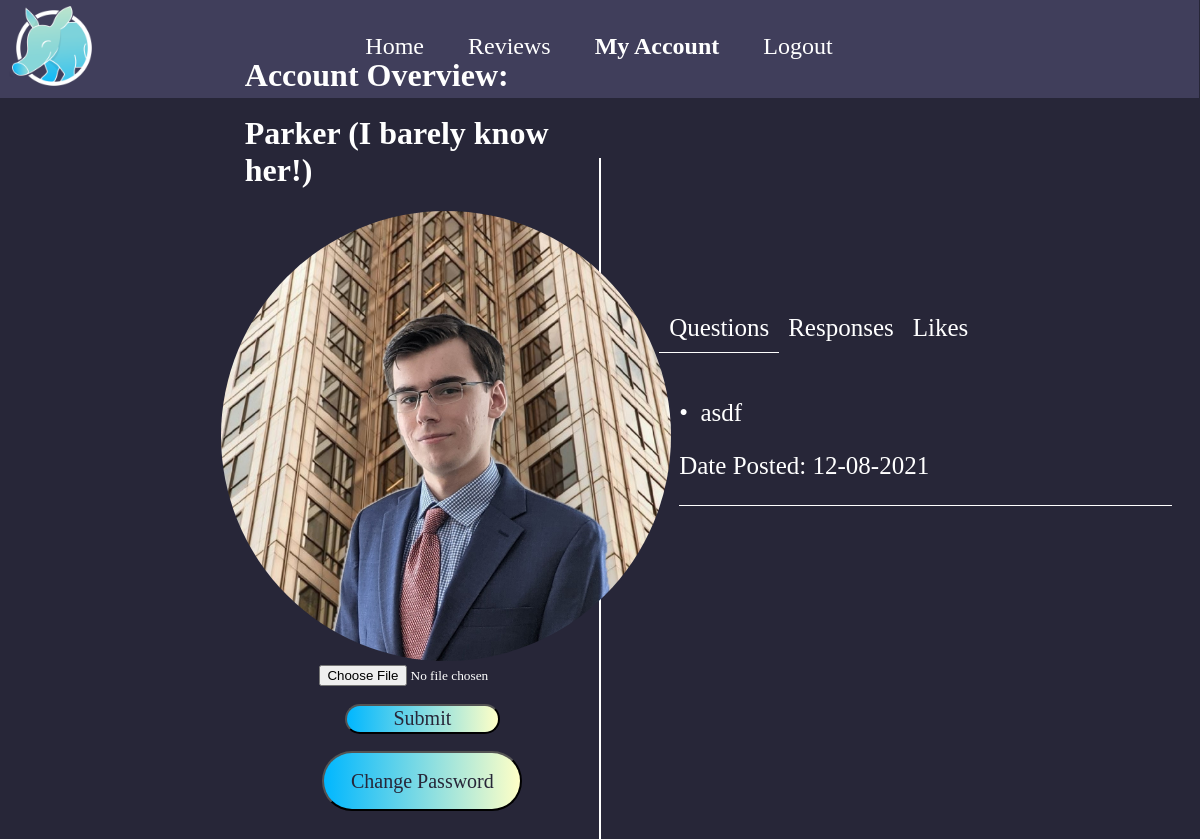
The app's page /profile (signed in) with its own data.
### models.py (models this page shows, shortened)
class User(db.Model):
    id = db.Column("id", db.Integer, primary_key=True)
    name = db.Column("name", db.String(100))
    email = db.Column("email", db.String(100))
    password = db.Column("password", db.String(50), nullable=False)
    registered_on = db.Column(db.DateTime, nullable=False)
    questions = db.relationship("Question", backref="user", lazy=True)
    comments = db.relationship("Comment", backref="user", lazy=True)
    filename = db.Column("filename", db.String(150), nullable=False, server_default='LDance.gif')
    liked = db.relationship("Like", foreign_keys="Like.user_id", backref="user", lazy='dynamic')

class Question(db.Model):
    id = db.Column("id", db.Integer, primary_key=True)
    header = db.Column("header", db.String(300))
    body = db.Column("body", db.String(10000))
    date = db.Column("date", db.String(50))
    topics = db.Column("topics", db.String(10))
    user_id = db.Column(db.Integer, db.ForeignKey("user.id"), nullable=False)
    comments = db.relationship("Comment", backref="question", cascade="all, delete-orphan", lazy=True)

### routing.py (the view)
@app.route('/profile')
def profile():
    if session.get('user'):
        my_user = db.session.query(User).filter_by(id=session['user_id'])
        my_questions = db.session.query(Question).filter(Question.user_id == session['user_id']).all()
        my_comments = db.session.query(Comment).filter(Comment.user_id == session['user_id']).all()
        return render_template('profile.html', questions=my_questions, comments=my_comments,
                               user_id=my_user, user=session['user'])
    else:
        return redirect(url_for('login'))

### templates/profile.html (shortened to what this page needs)
<!DOCTYPE html>
<html lang="en">
    <head>
        <link rel="stylesheet" type="text/css" href="{{ url_for('static', filename='css/style.css') }}" />
    </head>
    <body class="profileBody">
        <div class="header">
            <a href="{{ url_for('questions') }}">
                <img src="../static/Images/AardvarkLogo.png" alt="Aardvark Answers Logo" class="logo">
            </a>
            <div class="navLinks">
                <a href="{{ url_for('questions') }}">
                    <h2 class="nav">Home</h2>
                </a>&nbsp;&nbsp;&nbsp;&nbsp;&nbsp;&nbsp;&nbsp;&nbsp;&nbsp;
                <a href="{{ url_for('reviews') }}">
                    <h2 class="nav">Reviews</h2>
                </a>&nbsp;&nbsp;&nbsp;&nbsp;&nbsp;&nbsp;&nbsp;&nbsp;&nbsp;
                <a href="{{ url_for('profile') }}">
                    <h2 class="navCurrent">My Account</h2>
                </a>&nbsp;&nbsp;&nbsp;&nbsp;&nbsp;&nbsp;&nbsp;&nbsp;&nbsp;
                <a href="{{ url_for('logout') }}">
                    <h2 class="nav">Logout</h2>
                </a>
            </div>
        </div>
        <div class="wrapper">
        </div>
        <div class="leftSide">
            <h1>Account Overview:</h1>
            <h1>{% if user %}{{ user }}{% endif %}</h1>
                {% for user in user_id %}
                    <img src="{{ url_for('static', filename='Images/' + user.filename) }}" class="profilePic" alt="Profile Picture">
                {% endfor %}
            <form action="{{ url_for('uploadProfileImage') }}" method="POST" enctype="multipart/form-data" >
                <input type="file" name="file" id="imgUpload" accept="image/png, image/jpeg, image/jpg, image/gif" class="custom-file-input"></span>
                <input type="submit">
            </form>
            <form action="{{ url_for('register', user_id=user_id) }}" method="GET">
                <button class="profileButton">Change Password</button>
            </form>
        </div>
        <div class="rightSide">
            <div class="tabs">
                <div class="tab">
                    <label for="tab-1" class="tab">Questions</label>
                    <div class="content">
                        {% for question in questions %}
                            <p><a href="{{ url_for('view_question', question_id=question.id) }}">&#8226;&nbsp;&nbsp;{{ question.header }}</a></p>
                            <p>Date Posted: {{ question.date }}</p>
                            <div class="divider"></div>
                        {% endfor %}
                    </div>
                </div>
                <div class="tab">
                    <label for="tab-2" class="tab">Responses</label>
                    <div class="content">
                    </div>
                </div>
                <div class="tab">
                    <label for="tab-3" class="tab">Likes</label>
                    <div class="content">
                    </div>
                </div>
            </div>
        </div>
    </body>
</html>

### static/css/style.css (style rules this page uses)
body { background-color: #272638; }
.logo { display: block; margin-top: 5px; margin-left: 5px; margin-right: auto; max-width: 100px; max-height: 100px; position: relative; }
.header { width: 100vw; height: 100px; background-color: #403e5b; margin-left: -9px; margin-top: -10px; }
.nav { display: inline; color: white; font-weight: normal; font-family: fontLight; }
.navLinks { position: relative; margin-top: -65px; color: white; text-align-last: center; }
.navCurrent { display: inline; color: white; font-family: fontBold; }
.wrapper { height: 90vh; }
.leftSide { margin-top: -90vh; margin-left: 20%; color: white; font-family: fontLight; width: 30%; }
.rightSide { margin-top: -45%; margin-left: 55%; position:relative; color: white; font-family: fontLight; }
.profilePic { position: relative; width: 450px; height: 450px; border-radius: 50%; margin-left: -2vw; }
.leftSide h2, input { margin-left: -5%; }
a { text-decoration: none; color: white; }
.divider { position: relative; background-color: white; margin-left: auto; margin-right: auto; width: 100%; height: 1px; }
p { font-family: fontLight; text-align: left; }
.wrapper { position: relative; }
.profileButton { display: block; background: linear-gradient(to right, #00b7ff, #ffffc7); position: relative; margin-right: auto; margin-left: auto; margin-top: 0%; border-radius: 40px; color: #272638; height: 3%; width: 12.5%; outline: white; font-family: fontBold; font-size: 20px; height: 60px; width: 200px; cursor: pointer; }
.tabs { position: relative; min-height: 200px; clear: both; margin: 25px 0; }
.tab { float: left; }
.tab label { background: #272638; padding: 10px; margin-left: -1px; position: relative; left: 1px; }
.content { position: absolute; top: 50px; left: 0; background: inherit; right: 0; bottom: 0; padding: 20px; }
.content > * { opacity: 0; transform: translateX(-100%); }
[type=radio]:checked ~ label { background: inherit; border-bottom: 1px solid white; z-index: 2; font-family: fontBold; }
[type=radio]:checked ~ label ~ .content { z-index: 1; }
[type="radio"]:checked ~ label ~ .content > * { opacity: 1; transform: translateX(0); }
.tab { font-family: fontLight; font-size: 25px; }
#imgUpload { position: relative; margin-left: 21%; }
.custom-file-input { margin-left: 2%; font-family: fontLight; display: inline-block; cursor: pointer; }
input[type="submit"] { display: block; margin-right: auto; margin-left: auto; margin-top: 5%; margin-bottom: 5%; background: linear-gradient(to right, #00b7ff, #ffffc7); border-radius: 40px; color: #272638; height: 30px; width: 155px; outline: white; font-family: fontBold; font-size: 20px; }

### records on screen
User: name "Parker (I barely know her!)", filename (picture)
Question: header "asdf", date "12-08-2021"
